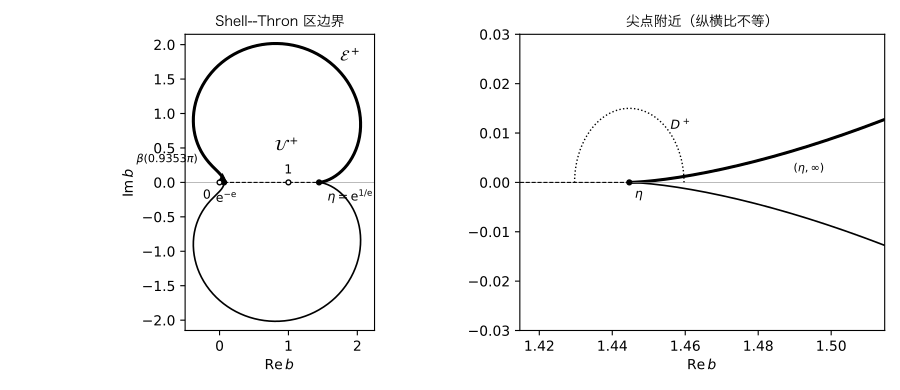

Source code (Python):
"""第 10 章图：Shell--Thron 区的边界曲线 beta(alpha)、尖点 eta 与端点 e^{-e}.

beta(alpha) = exp(e^{i alpha} exp(-e^{i alpha})),  -pi <= alpha <= pi.
输出 fig10_shell_thron.pdf（与脚本同目录），并在标准输出打印正文算例用到的数值。
运行：python3 figures/fig10_shell_thron.py
"""
import os

import matplotlib

matplotlib.use("Agg")
import matplotlib.pyplot as plt
import mpmath as mp
import numpy as np

mp.mp.dps = 30
HERE = os.path.dirname(os.path.abspath(__file__))


def beta(alpha):
    lam = np.exp(1j * alpha)
    return np.exp(lam * np.exp(-lam))


def report():
    """正文例 ch10:ex:numbers 用到的数值."""
    e = mp.e
    eta = mp.exp(1 / e)
    print("eta          =", mp.nstr(eta, 20))
    print("e^{-e}       =", mp.nstr(mp.exp(-e), 20))
    c_eta = 4 * mp.pi**2 / mp.sqrt(2 * mp.exp(1 - 1 / e))
    print("C_eta        =", mp.nstr(c_eta, 12))
    # 尖点处 b - eta ~ -(eta/(2e)) eps^2：沿中性弧 eps = 1 - e^{i phi}
    for frac in [mp.mpf("0.25"), mp.mpf("0.5"), mp.mpf("0.9353"), 1]:
        a = frac * mp.pi
        lam = mp.expj(a)
        b = mp.exp(lam * mp.exp(-lam))
        print(f"beta({mp.nstr(frac, 5)} pi) =", mp.nstr(b, 15))
    # Section 10.10 的直弦参数：lambda_+(theta) = theta cot theta + i theta = -1 的根
    lam_plus = lambda t: t * mp.cot(t) + 1j * t
    th = mp.findroot(lambda t: lam_plus(t) + 1, mp.mpc(2.3, 0.77))
    print("theta_*      =", mp.nstr(th, 20))
    # 检查：b(theta_*) = e^{-e}
    L = th * mp.exp(-(th * mp.cot(th))) / mp.sin(th)
    print("b(theta_*)   =", mp.nstr(mp.exp(L), 20))
    # 数值检验的边界点 alpha = 2 pi (sqrt 2 - 1)/5
    a = 2 * mp.pi * (mp.sqrt(2) - 1) / 5
    lam = mp.expj(a)
    print("b_c          =", mp.nstr(mp.exp(lam * mp.exp(-lam)), 12))


def figure():
    al = np.linspace(-np.pi, np.pi, 4001)
    z = beta(al)
    eta = np.exp(np.exp(-1))
    eme = np.exp(-np.e)

    fig, axes = plt.subplots(1, 2, figsize=(9.0, 3.9),
                             gridspec_kw={"width_ratios": [1.45, 1]})
    ax = axes[0]
    ax.plot(z.real, z.imag, "k-", lw=1.2, label=r"$\beta(\alpha)$")
    ax.axhline(0, color="0.6", lw=0.5)
    ax.plot([eme, eta], [0, 0], "k--", lw=0.8)
    # 上半边界弧 0<alpha<pi 用粗线
    up = (al > 0)
    ax.plot(z.real[up], z.imag[up], "k-", lw=2.2)
    pts = {r"$\eta=\mathrm{e}^{1/\mathrm{e}}$": (eta, 0, (6, -14)),
           r"$\mathrm{e}^{-\mathrm{e}}$": (eme, 0, (-6, -14)),
           r"$1$": (1.0, 0, (-3, 6)),
           r"$0$": (0.0, 0, (-12, -12))}
    for lab, (x, y, off) in pts.items():
        ax.plot([x], [y], "ko", ms=3.5, mfc="white" if lab in (r"$1$", r"$0$") else "k")
        ax.annotate(lab, (x, y), textcoords="offset points", xytext=off, fontsize=9)
    a1 = 0.9353 * np.pi
    b1 = beta(a1)
    ax.plot([b1.real], [b1.imag], "k^", ms=4)
    ax.annotate(r"$\beta(0.9353\pi)$", (b1.real, b1.imag), textcoords="offset points",
                xytext=(-62, 10), fontsize=8)
    ax.text(0.8, 0.45, r"$\mathcal{U}^+$", fontsize=11)
    ax.text(1.75, 1.75, r"$\mathcal{E}^+$", fontsize=11)
    ax.set_xlim(-0.5, 2.25)
    ax.set_ylim(-2.15, 2.15)
    ax.set_aspect("equal")
    ax.set_xlabel(r"$\mathrm{Re}\, b$")
    ax.set_ylabel(r"$\mathrm{Im}\, b$")
    ax.set_title("Shell--Thron 区边界", fontsize=10, fontname="Hiragino Sans GB")

    ax = axes[1]
    phi = np.linspace(-0.6, 0.6, 1201)
    zz = beta(phi)
    ax.plot(zz.real, zz.imag, "k-", lw=1.2)
    ax.plot(zz.real[phi > 0], zz.imag[phi > 0], "k-", lw=2.2)
    ax.plot([eta - 0.03, eta + 0.07], [0, 0], color="0.6", lw=0.5)
    ax.plot([eta - 0.03, eta], [0, 0], "k--", lw=0.8)
    ax.plot([eta], [0], "ko", ms=3.5)
    ax.annotate(r"$\eta$", (eta, 0), textcoords="offset points", xytext=(4, -12), fontsize=9)
    # 尖点附近的半圆盘 D^+
    r5 = 0.015
    t = np.linspace(0, np.pi, 200)
    ax.plot(eta + r5 * np.cos(t), r5 * np.sin(t), "k:", lw=1.0)
    ax.annotate(r"$D^+$", (eta + 0.6 * r5, 0.6 * r5), textcoords="offset points",
                xytext=(6, 6), fontsize=9)
    ax.set_xlim(eta - 0.03, eta + 0.07)
    ax.set_ylim(-0.03, 0.03)
    ax.text(eta + 0.045, 0.002, r"$(\eta,\infty)$", fontsize=8)
    ax.set_xlabel(r"$\mathrm{Re}\, b$")
    ax.set_title("尖点附近（纵横比不等）", fontsize=10, fontname="Hiragino Sans GB")
    fig.tight_layout()
    out = os.path.join(HERE, "fig10_shell_thron.pdf")
    fig.savefig(out)
    print("wrote", out)


if __name__ == "__main__":
    report()
    figure()
